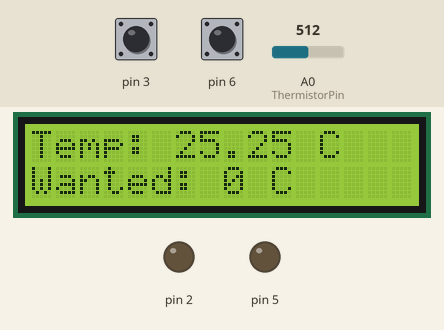
This sketch was run on a simulated Arduino Uno, built with avr-gcc and run on an emulated ATmega328P. On the bench: 16×2 character LCD, output pins drawn as LEDs (lit = HIGH). Inputs (shaded band) come from the test bench; at power-on: A0 (ThermistorPin) = 512, pin 6 HIGH, pin 3 HIGH.

Above: at 8.2 s.
8.3 s: A0 (ThermistorPin) set to 283
At 9.5 s:
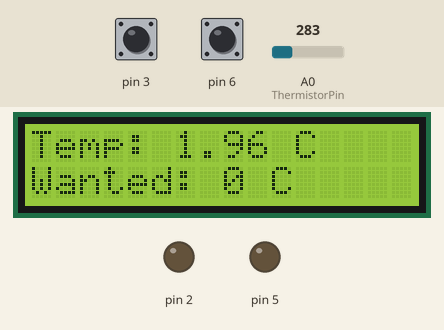
9.8 s: A0 (ThermistorPin) set to 256
At 10.6 s:
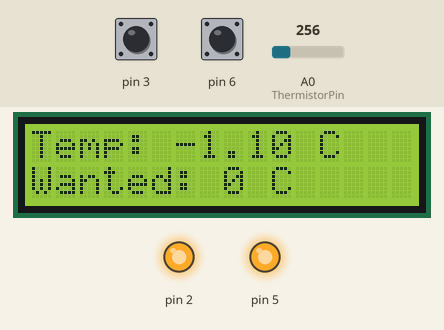
11.3 s: pin 6 pulled LOW for 1 s
At 13.5 s:
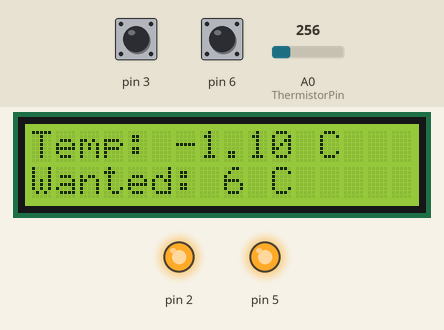
13.8 s: pin 6 pulled LOW for 0.15 s
At 14.3 s:
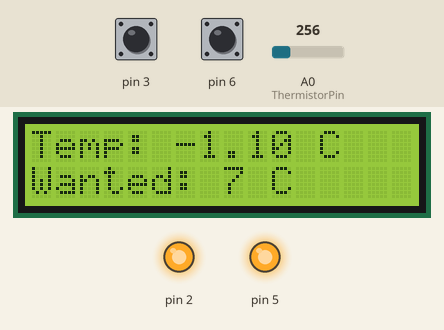
15.5 s: pin 3 pulled LOW for 3.2 s
At 16.06 s:
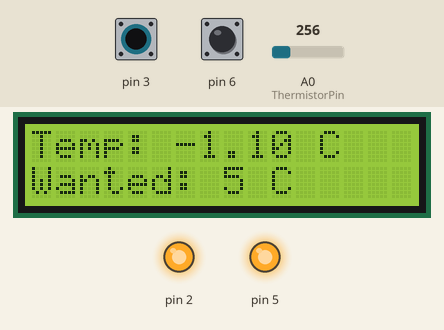
20.2 s: A0 (ThermistorPin) set to 306
At 21.1 s:
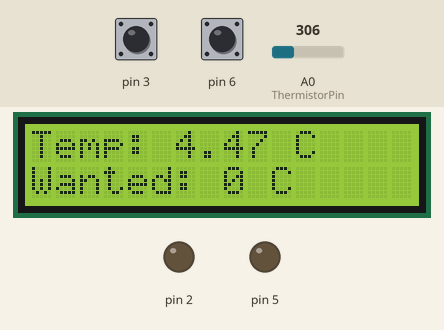
Timing chart, 0 to 22.8 s (numbered marks = the images above; inputs shaded):
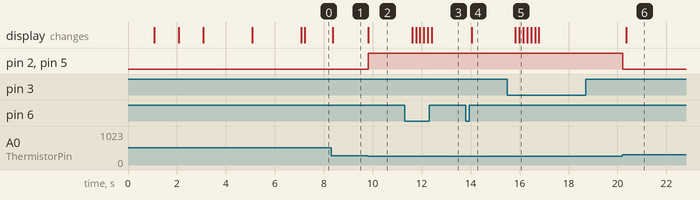

Measured:
- the behaviour switches between 266 and 265 on A0 (ThermistorPin) (found by bisection; images 1 and 2)
- after the input at 8.3 s, the display: changes after 0.07 s (image 1)
- after the input at 9.8 s, pin 2, pin 5: LOW → HIGH at once; the display: changes at once (image 2)
- after the input at 11.3 s, the display: first changes after 0.31 s (image 3 shows a later state)
- after the input at 13.8 s, the display: changes after 0.24 s (image 4)
- after the input at 15.5 s, the display: first changes after 0.32 s (image 5 shows a later state)
- after the input at 20.2 s, pin 2, pin 5: HIGH → LOW at once; the display: changes after 0.16 s (image 6)

The sketch:

heatbedvlo.ino
```cpp
#include <LiquidCrystal.h>

int ThermistorPin = 0;
int Vo;
int wanted = 0;
int counter=0;
float R1 = 9800;
float logR2, R2, T;
float c1 = 1.009249522e-03, c2 = 2.378405444e-04, c3 = 2.019202697e-07;

LiquidCrystal lcd(12, 11, 10, 9, 8, 7);

void setup() {
lcd.begin(16, 2);
pinMode(6, INPUT_PULLUP);
pinMode(3, INPUT_PULLUP);
pinMode(5, OUTPUT);
pinMode(2, OUTPUT);
lcd.setCursor(0, 0);
lcd.print("HEATBED VLO");
lcd.setCursor(0, 1);
lcd.print("Booting up.");
delay(1000);
lcd.print(".");
delay(1000);
lcd.print(".");
delay(1000);
lcd.clear();
lcd.setCursor(0, 0);
lcd.print("Authors: ");
lcd.setCursor(0, 1);
lcd.print("M. Baczmanski");
delay(2000);
lcd.clear();
lcd.setCursor(0, 0);
lcd.print("Authors: ");
lcd.setCursor(0, 1);
lcd.print("J. Dziedzic");
delay(2000);
lcd.clear();
}

void loop() {
  counter++;
  Vo = analogRead(ThermistorPin);
  R2 = R1 * (1023.0 / (float)Vo - 1.0);
  logR2 = log(R2);
  T = (1.0 / (c1 + c2*logR2 + c3*logR2*logR2*logR2));
  T = T - 273.15;
  if(counter==15)
  {
  lcd.clear();
  lcd.setCursor(0, 0);
  lcd.print("Temp: ");
  lcd.print(T);
  lcd.print(" C");
  lcd.setCursor(0, 1);
  lcd.print("Wanted: ");
  lcd.print(wanted);
  lcd.print(" C");
  if (digitalRead(6)==LOW)
  {
    wanted++;
    if (wanted>70)
    wanted=70;
  }
  if (digitalRead(3)==LOW)
  {
    wanted--;
    if(wanted<0)
    wanted=0;
  }
  counter=0;
  }
  delay(10);

  if(wanted<T)
{
  digitalWrite(5, LOW);
  digitalWrite(2, LOW);
}
else
{
  digitalWrite(5, HIGH);
  digitalWrite(2, HIGH);
}
}
```
